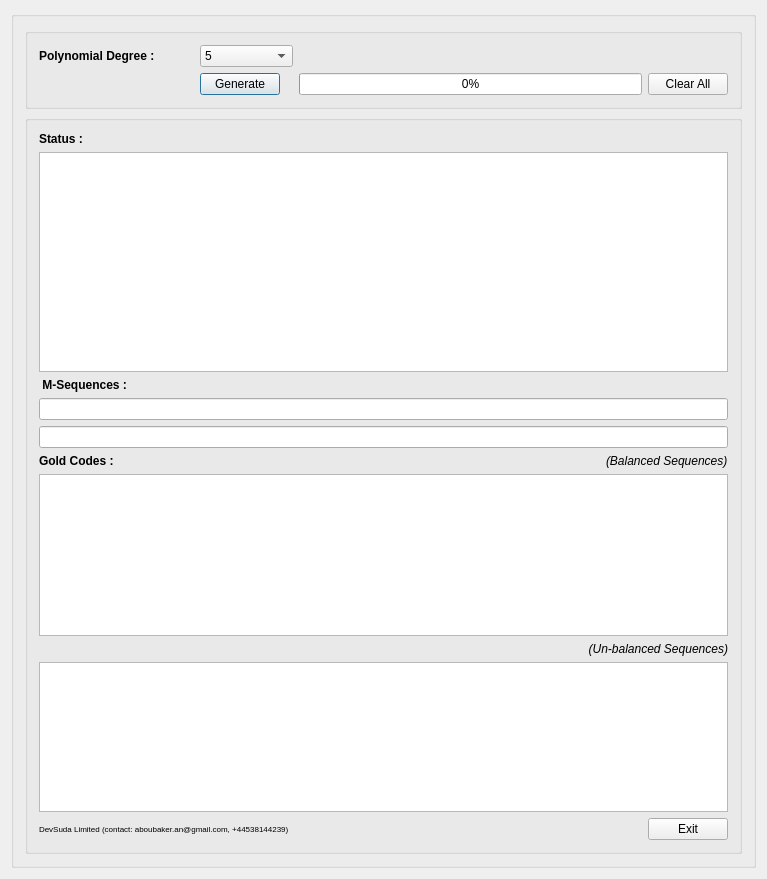
<?xml version="1.0" encoding="UTF-8"?>
<ui version="4.0">
 <class>MainWindow</class>
 <widget class="QMainWindow" name="MainWindow">
  <property name="geometry">
   <rect>
    <x>0</x>
    <y>0</y>
    <width>761</width>
    <height>879</height>
   </rect>
  </property>
  <property name="sizePolicy">
   <sizepolicy hsizetype="Preferred" vsizetype="Preferred">
    <horstretch>0</horstretch>
    <verstretch>0</verstretch>
   </sizepolicy>
  </property>
  <property name="windowTitle">
   <string>Gold Codes Generator</string>
  </property>
  <widget class="QWidget" name="centralWidget">
   <layout class="QGridLayout" name="gridLayout">
    <item row="0" column="0">
     <layout class="QGridLayout" name="gridLayout_3">
      <item row="2" column="0" colspan="2">
       <widget class="QGroupBox" name="groupBox">
        <property name="sizePolicy">
         <sizepolicy hsizetype="Expanding" vsizetype="Expanding">
          <horstretch>0</horstretch>
          <verstretch>55</verstretch>
         </sizepolicy>
        </property>
        <property name="title">
         <string/>
        </property>
        <layout class="QGridLayout" name="gridLayout_2">
         <item row="2" column="0" colspan="2">
          <widget class="QGroupBox" name="groupBox">
           <layout class="QGridLayout" name="gridLayout_10">
            <item row="1" column="2" colspan="2">
             <widget class="QPlainTextEdit" name="status_win">
              <property name="sizePolicy">
               <sizepolicy hsizetype="Fixed" vsizetype="Fixed">
                <horstretch>0</horstretch>
                <verstretch>0</verstretch>
               </sizepolicy>
              </property>
              <property name="minimumSize">
               <size>
                <width>689</width>
                <height>220</height>
               </size>
              </property>
              <property name="maximumSize">
               <size>
                <width>16777215</width>
                <height>16777215</height>
               </size>
              </property>
              <property name="font">
               <font>
                <italic>true</italic>
               </font>
              </property>
              <property name="lineWrapMode">
               <enum>QPlainTextEdit::NoWrap</enum>
              </property>
              <property name="readOnly">
               <bool>true</bool>
              </property>
             </widget>
            </item>
            <item row="4" column="2" colspan="2">
             <widget class="QLineEdit" name="mseq_2_bits">
              <property name="enabled">
               <bool>true</bool>
              </property>
              <property name="sizePolicy">
               <sizepolicy hsizetype="Preferred" vsizetype="Fixed">
                <horstretch>0</horstretch>
                <verstretch>0</verstretch>
               </sizepolicy>
              </property>
              <property name="minimumSize">
               <size>
                <width>0</width>
                <height>0</height>
               </size>
              </property>
              <property name="readOnly">
               <bool>true</bool>
              </property>
             </widget>
            </item>
            <item row="3" column="2" colspan="2">
             <widget class="QLineEdit" name="mseq_1_bits">
              <property name="enabled">
               <bool>true</bool>
              </property>
              <property name="sizePolicy">
               <sizepolicy hsizetype="Preferred" vsizetype="Fixed">
                <horstretch>0</horstretch>
                <verstretch>0</verstretch>
               </sizepolicy>
              </property>
              <property name="minimumSize">
               <size>
                <width>689</width>
                <height>0</height>
               </size>
              </property>
              <property name="readOnly">
               <bool>true</bool>
              </property>
             </widget>
            </item>
            <item row="2" column="2">
             <widget class="QLabel" name="label_3">
              <property name="sizePolicy">
               <sizepolicy hsizetype="Fixed" vsizetype="Fixed">
                <horstretch>0</horstretch>
                <verstretch>0</verstretch>
               </sizepolicy>
              </property>
              <property name="font">
               <font>
                <weight>75</weight>
                <bold>true</bold>
               </font>
              </property>
              <property name="text">
               <string> M-Sequences :</string>
              </property>
             </widget>
            </item>
            <item row="11" column="3" alignment="Qt::AlignRight">
             <widget class="QPushButton" name="exit_btn">
              <property name="sizePolicy">
               <sizepolicy hsizetype="Fixed" vsizetype="Fixed">
                <horstretch>0</horstretch>
                <verstretch>0</verstretch>
               </sizepolicy>
              </property>
              <property name="text">
               <string>Exit</string>
              </property>
             </widget>
            </item>
            <item row="8" column="2" rowspan="3" colspan="2">
             <widget class="QTextEdit" name="unbalanced_seq_val">
              <property name="sizePolicy">
               <sizepolicy hsizetype="Preferred" vsizetype="Preferred">
                <horstretch>0</horstretch>
                <verstretch>0</verstretch>
               </sizepolicy>
              </property>
              <property name="minimumSize">
               <size>
                <width>689</width>
                <height>150</height>
               </size>
              </property>
              <property name="lineWrapMode">
               <enum>QTextEdit::NoWrap</enum>
              </property>
             </widget>
            </item>
            <item row="5" column="2">
             <widget class="QLabel" name="seq_2_lbl_3">
              <property name="sizePolicy">
               <sizepolicy hsizetype="Preferred" vsizetype="Fixed">
                <horstretch>0</horstretch>
                <verstretch>0</verstretch>
               </sizepolicy>
              </property>
              <property name="font">
               <font>
                <weight>75</weight>
                <bold>true</bold>
               </font>
              </property>
              <property name="text">
               <string>Gold Codes :</string>
              </property>
              <property name="textFormat">
               <enum>Qt::PlainText</enum>
              </property>
             </widget>
            </item>
            <item row="6" column="2" colspan="2">
             <widget class="QTextEdit" name="balanced_seq_val">
              <property name="sizePolicy">
               <sizepolicy hsizetype="Preferred" vsizetype="Preferred">
                <horstretch>0</horstretch>
                <verstretch>0</verstretch>
               </sizepolicy>
              </property>
              <property name="minimumSize">
               <size>
                <width>689</width>
                <height>150</height>
               </size>
              </property>
              <property name="lineWrapMode">
               <enum>QTextEdit::NoWrap</enum>
              </property>
             </widget>
            </item>
            <item row="5" column="3" alignment="Qt::AlignRight">
             <widget class="QLabel" name="label_2">
              <property name="sizePolicy">
               <sizepolicy hsizetype="Preferred" vsizetype="Fixed">
                <horstretch>0</horstretch>
                <verstretch>0</verstretch>
               </sizepolicy>
              </property>
              <property name="font">
               <font>
                <italic>true</italic>
                <underline>false</underline>
                <strikeout>false</strikeout>
               </font>
              </property>
              <property name="text">
               <string>(Balanced Sequences)</string>
              </property>
             </widget>
            </item>
            <item row="7" column="3">
             <widget class="QLabel" name="label">
              <property name="sizePolicy">
               <sizepolicy hsizetype="Preferred" vsizetype="Fixed">
                <horstretch>0</horstretch>
                <verstretch>0</verstretch>
               </sizepolicy>
              </property>
              <property name="font">
               <font>
                <weight>50</weight>
                <italic>true</italic>
                <bold>false</bold>
                <underline>false</underline>
               </font>
              </property>
              <property name="frameShape">
               <enum>QFrame::NoFrame</enum>
              </property>
              <property name="frameShadow">
               <enum>QFrame::Plain</enum>
              </property>
              <property name="text">
               <string>(Un-balanced Sequences)</string>
              </property>
              <property name="alignment">
               <set>Qt::AlignRight|Qt::AlignTrailing|Qt::AlignVCenter</set>
              </property>
             </widget>
            </item>
            <item row="0" column="2">
             <widget class="QLabel" name="label_8">
              <property name="sizePolicy">
               <sizepolicy hsizetype="Preferred" vsizetype="Fixed">
                <horstretch>0</horstretch>
                <verstretch>0</verstretch>
               </sizepolicy>
              </property>
              <property name="font">
               <font>
                <weight>75</weight>
                <italic>false</italic>
                <bold>true</bold>
                <underline>false</underline>
               </font>
              </property>
              <property name="text">
               <string>Status :</string>
              </property>
             </widget>
            </item>
            <item row="11" column="2">
             <widget class="QLabel" name="label_4">
              <property name="sizePolicy">
               <sizepolicy hsizetype="Fixed" vsizetype="Fixed">
                <horstretch>0</horstretch>
                <verstretch>0</verstretch>
               </sizepolicy>
              </property>
              <property name="font">
               <font>
                <pointsize>6</pointsize>
               </font>
              </property>
              <property name="text">
               <string>DevSuda Limited (contact: aboubaker.an@gmail.com, +44538144239)</string>
              </property>
             </widget>
            </item>
           </layout>
          </widget>
         </item>
         <item row="0" column="0" colspan="2">
          <widget class="QGroupBox" name="gridGroupBox">
           <property name="sizePolicy">
            <sizepolicy hsizetype="Preferred" vsizetype="Fixed">
             <horstretch>0</horstretch>
             <verstretch>0</verstretch>
            </sizepolicy>
           </property>
           <property name="minimumSize">
            <size>
             <width>0</width>
             <height>0</height>
            </size>
           </property>
           <layout class="QGridLayout" name="gridLayout_4">
            <item row="2" column="11">
             <widget class="QPushButton" name="clear_btn">
              <property name="sizePolicy">
               <sizepolicy hsizetype="Minimum" vsizetype="Fixed">
                <horstretch>0</horstretch>
                <verstretch>0</verstretch>
               </sizepolicy>
              </property>
              <property name="text">
               <string>Clear All</string>
              </property>
             </widget>
            </item>
            <item row="2" column="9">
             <widget class="QPushButton" name="generate_btn">
              <property name="sizePolicy">
               <sizepolicy hsizetype="Fixed" vsizetype="Fixed">
                <horstretch>0</horstretch>
                <verstretch>0</verstretch>
               </sizepolicy>
              </property>
              <property name="font">
               <font>
                <weight>50</weight>
                <bold>false</bold>
               </font>
              </property>
              <property name="text">
               <string>Generate</string>
              </property>
              <property name="checkable">
               <bool>false</bool>
              </property>
              <property name="autoDefault">
               <bool>true</bool>
              </property>
              <property name="default">
               <bool>true</bool>
              </property>
              <property name="flat">
               <bool>false</bool>
              </property>
             </widget>
            </item>
            <item row="1" column="10">
             <spacer name="horizontalSpacer">
              <property name="orientation">
               <enum>Qt::Horizontal</enum>
              </property>
              <property name="sizeHint" stdset="0">
               <size>
                <width>40</width>
                <height>20</height>
               </size>
              </property>
             </spacer>
            </item>
            <item row="1" column="9" alignment="Qt::AlignLeft">
             <widget class="QComboBox" name="poly_deg_val">
              <property name="sizePolicy">
               <sizepolicy hsizetype="Fixed" vsizetype="Fixed">
                <horstretch>0</horstretch>
                <verstretch>0</verstretch>
               </sizepolicy>
              </property>
              <property name="minimumSize">
               <size>
                <width>93</width>
                <height>0</height>
               </size>
              </property>
              <property name="maximumSize">
               <size>
                <width>40</width>
                <height>16777215</height>
               </size>
              </property>
              <item>
               <property name="text">
                <string>5</string>
               </property>
              </item>
              <item>
               <property name="text">
                <string>6</string>
               </property>
              </item>
              <item>
               <property name="text">
                <string>7</string>
               </property>
              </item>
              <item>
               <property name="text">
                <string>8</string>
               </property>
              </item>
              <item>
               <property name="text">
                <string>9</string>
               </property>
              </item>
              <item>
               <property name="text">
                <string>10</string>
               </property>
              </item>
             </widget>
            </item>
            <item row="1" column="8">
             <widget class="QLabel" name="poly_deg_lbl">
              <property name="sizePolicy">
               <sizepolicy hsizetype="Fixed" vsizetype="Fixed">
                <horstretch>0</horstretch>
                <verstretch>0</verstretch>
               </sizepolicy>
              </property>
              <property name="minimumSize">
               <size>
                <width>155</width>
                <height>0</height>
               </size>
              </property>
              <property name="font">
               <font>
                <weight>75</weight>
                <bold>true</bold>
               </font>
              </property>
              <property name="text">
               <string>Polynomial Degree :</string>
              </property>
             </widget>
            </item>
            <item row="2" column="10">
             <widget class="QProgressBar" name="progressBar">
              <property name="value">
               <number>0</number>
              </property>
              <property name="invertedAppearance">
               <bool>false</bool>
              </property>
              <property name="textDirection">
               <enum>QProgressBar::TopToBottom</enum>
              </property>
             </widget>
            </item>
           </layout>
          </widget>
         </item>
        </layout>
       </widget>
      </item>
     </layout>
    </item>
   </layout>
  </widget>
 </widget>
 <layoutdefault spacing="6" margin="11"/>
 <resources/>
 <connections/>
</ui>
